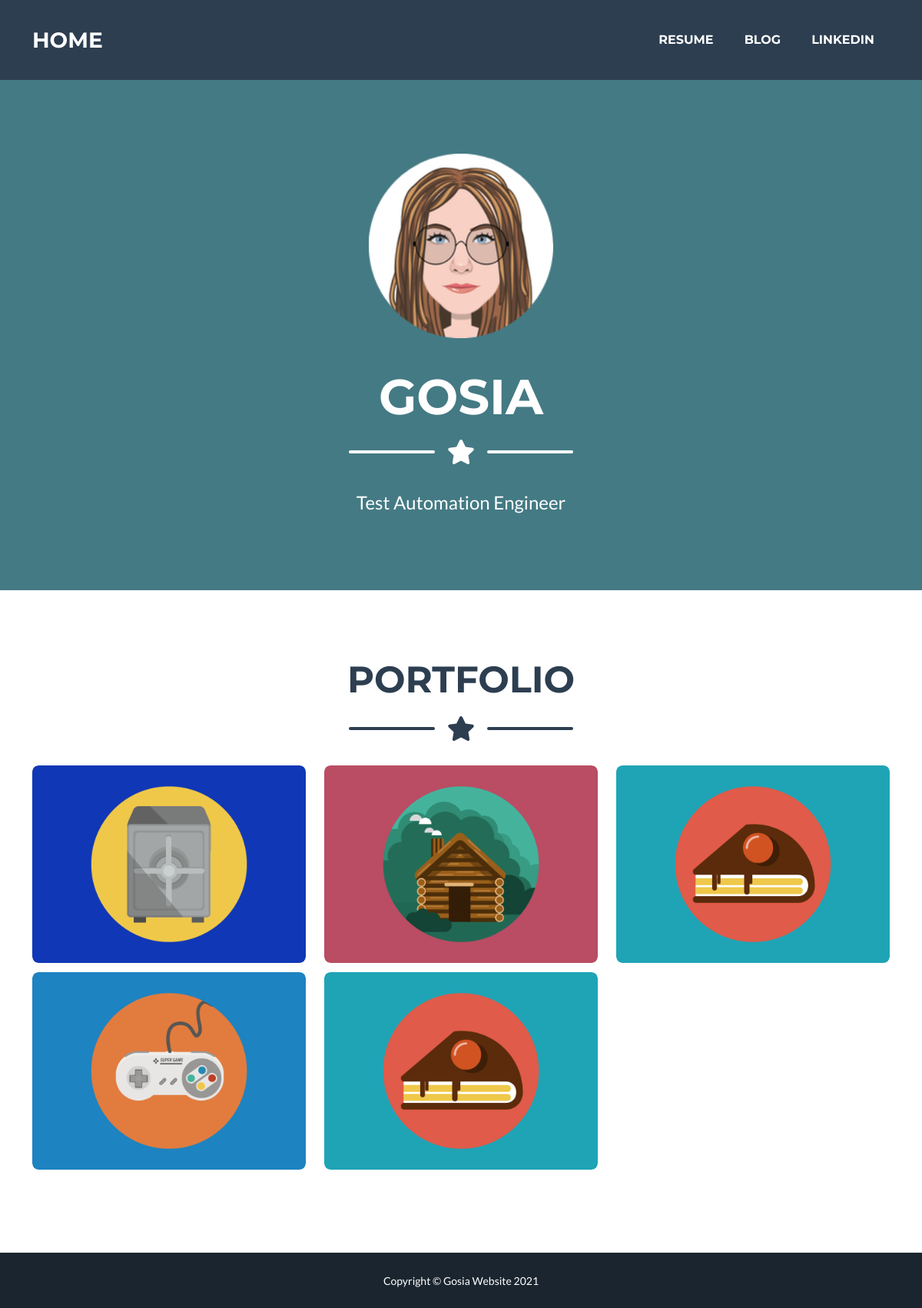
Before: / with the older database file.
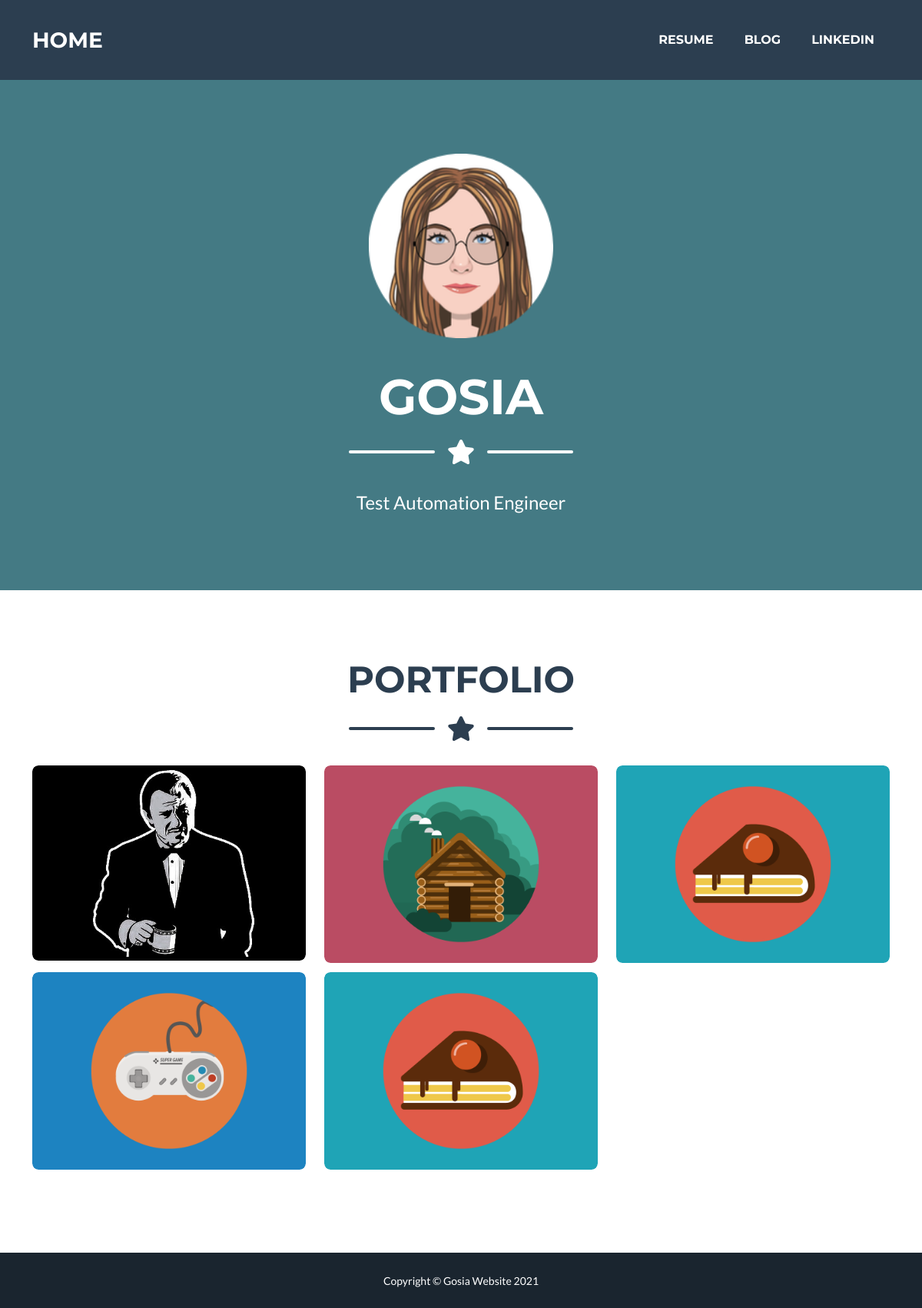
After: the same page with the newer database file.
### portfolio/models.py (models this page shows, shortened)
class Project(models.Model):
    title = models.CharField(max_length=100)  # https://docs.djangoproject.com/en/3.2/ref/models/fields/#field-types
    description = models.CharField(max_length=250)
    image = models.ImageField(upload_to='portfolio/images/')
    url = models.URLField(blank=True)  # blank can be added everywhere

### portfolio/views.py (the view)
# urls.py: 2. Add a URL to urlpatterns:  path('', views.home, name='home')
def home(request):
    projects = Project.objects.all()  # this grabs all the objects from the db which are the project objects
    return render(request, 'portfolio/home.html', {'projects': projects})

### portfolio/templates/portfolio/home.html (shortened to what this page needs)
{% extends 'portfolio/base.html' %}
{% block content %}
<header class="masthead bg-primary text-white text-center">
    <div class="container d-flex align-items-center flex-column">
        <img class="masthead-avatar mb-5" src="/static/my-portfolio/dist/assets/img/me-circle.png"
             alt="..."/>
        <h1 class="masthead-heading text-uppercase mb-0">Gosia</h1>
        <div class="divider-custom divider-light">
            <div class="divider-custom-line"></div>
            <div class="divider-custom-icon"><i class="fas fa-star"></i></div>
            <div class="divider-custom-line"></div>
        </div>
        <p class="masthead-subheading font-weight-light mb-0">Test Automation Engineer</p>
    </div>
</header>
<body>
<section class="page-section portfolio" id="portfolio">
    {% load static %}
    <div class="container">
        <h2 class="page-section-heading text-center text-uppercase text-secondary mb-0">Portfolio</h2>
        <div class="divider-custom">
            <div class="divider-custom-line"></div>
            <div class="divider-custom-icon"><i class="fas fa-star"></i></div>
            <div class="divider-custom-line"></div>
        </div>
        <div class="row justify-content-start">
            {% for project in projects %}
            <div class="col-lg-4 picture">
                <div class="portfolio-item mx-auto" data-bs-toggle="modal" data-bs-target="#portfolioModal1">
                    {% if project.url %}
                    <img class="img-fluid rounded" src="{{ project.image.url }}" height="300">
                    {% else %}
                    <img class="img-fluid rounded " src="{{ project.image.url }}" height="300">
                    {% endif %}
                </div>
            </div>
            {% endfor %}
        </div>
    </div>
</section>
<div class="copyright py-4 text-center text-white">
    <div class="container"><small>Copyright &copy; Gosia Website 2021</small></div>
</div>
</body>
{% endblock %}

Changed rows visible on the page:
removed Project: image (picture)
added Project: image (picture)
